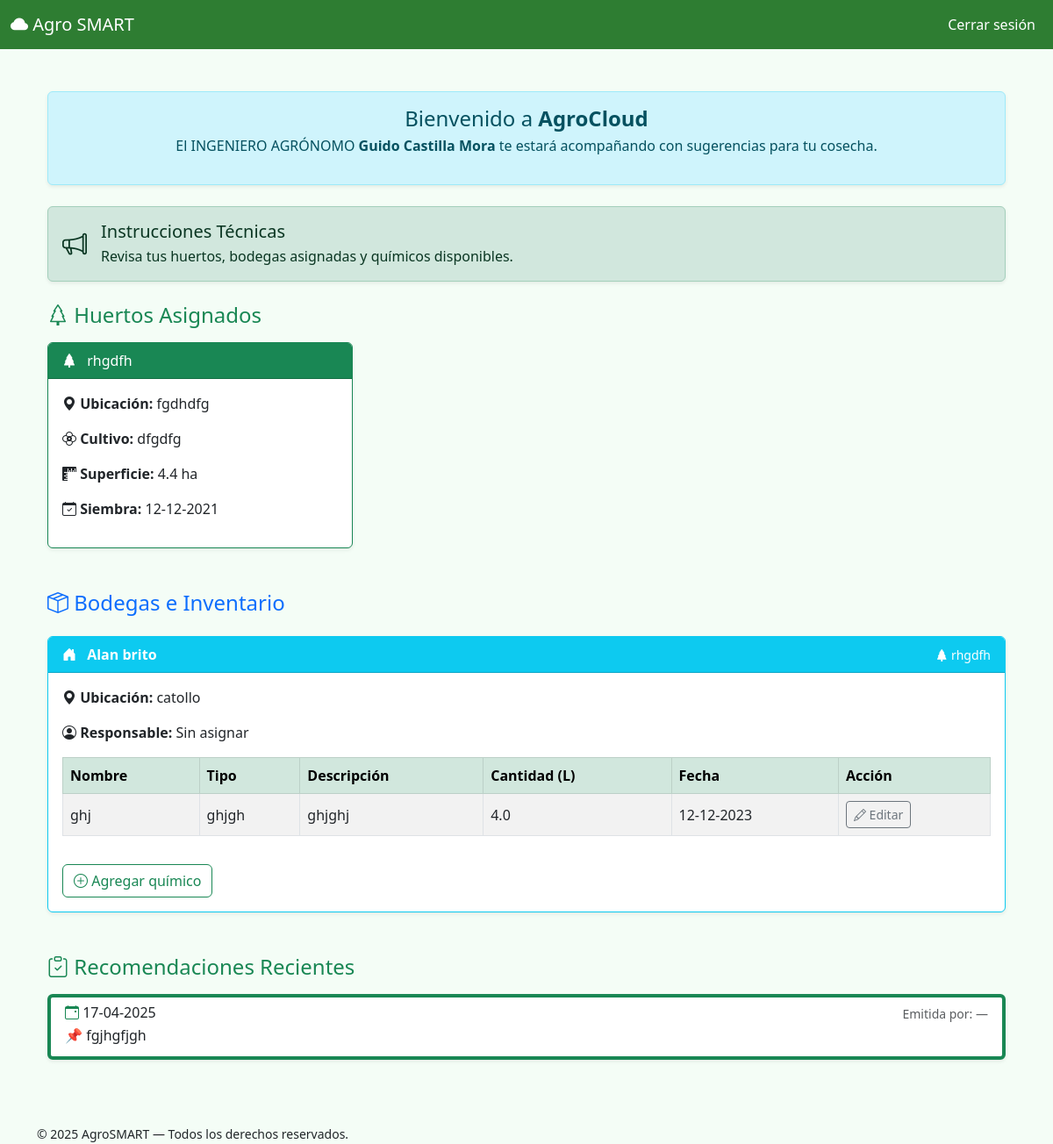
Page /recomendaciones (signed in) on the earlier database version.
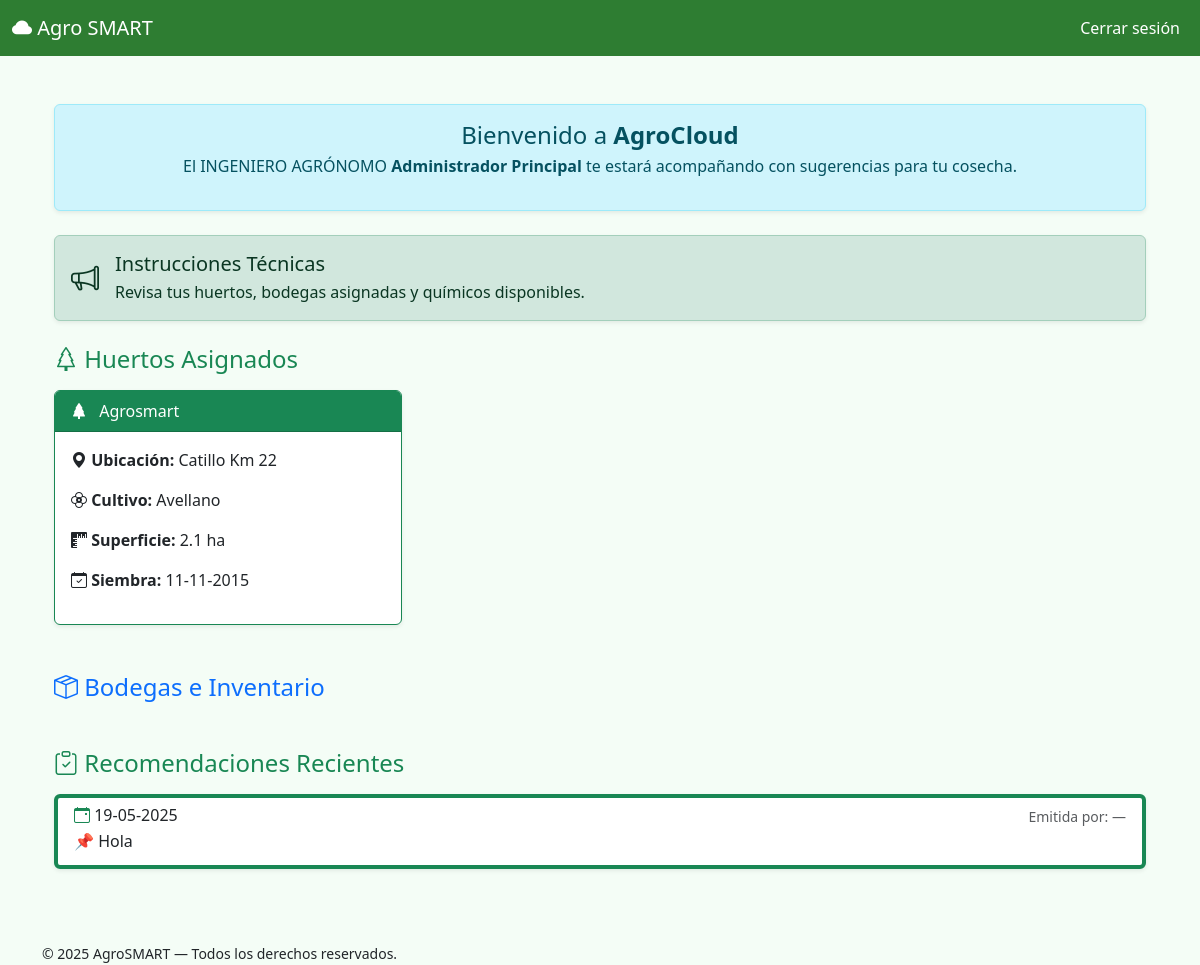
Same page on the later database version.
### app/models.py (models this page shows, shortened)
class User(db.Model, UserMixin):
    __tablename__ = 'users'
    id = db.Column(db.Integer, primary_key=True)
    name = db.Column(db.String(100), nullable=False)
    email = db.Column(db.String(150), unique=True, nullable=False, index=True)
    password = db.Column(db.String(200), nullable=False)
    role = db.Column(db.String(20), nullable=False)  # "admin" o "tecnico"
    created_by = db.Column(db.Integer, db.ForeignKey('users.id'))  # Creador (otro admin)
    creador = db.relationship('User', remote_side=[id], backref='tecnicos_creados')
    huertos_asignados = db.relationship('Huerto', backref='responsable', lazy=True)
    bodegas_asignadas = db.relationship(
        'Bodega',
        secondary=tecnico_bodega,
        backref='tecnicos_asignados',
        lazy='dynamic'
    )

class Huerto(db.Model):
    __tablename__ = 'huertos'
    id = db.Column(db.Integer, primary_key=True)
    nombre = db.Column(db.String(100), nullable=False)
    ubicacion = db.Column(db.String(200))
    superficie_ha = db.Column(db.Float)
    tipo_cultivo = db.Column(db.String(100))
    fecha_siembra = db.Column(db.Date)
    responsable_id = db.Column(db.Integer, db.ForeignKey('users.id'))  # técnico responsable
    bodegas = db.relationship('Bodega', back_populates='huerto', lazy=True)

class Bodega(db.Model):
    __tablename__ = 'bodegas'
    id = db.Column(db.Integer, primary_key=True)
    nombre = db.Column(db.String(100), nullable=False)
    ubicacion = db.Column(db.String(200))
    huerto_id = db.Column(db.Integer, db.ForeignKey('huertos.id'), nullable=False)
    huerto = db.relationship('Huerto', back_populates='bodegas')
    quimicos = db.relationship('Quimico', backref='bodega', lazy=True)

class Quimico(db.Model):
    __tablename__ = 'quimicos'
    id = db.Column(db.Integer, primary_key=True)
    nombre = db.Column(db.String(100), nullable=False)
    tipo = db.Column(db.String(50))
    descripcion = db.Column(db.Text)
    cantidad_litros = db.Column(db.Float)
    fecha_ingreso = db.Column(db.Date)
    bodega_id = db.Column(db.Integer, db.ForeignKey('bodegas.id'), nullable=False)

class Recomendacion(db.Model):
    __tablename__ = 'recomendacion'
    id = db.Column(db.Integer, primary_key=True)
    contenido = db.Column(db.Text, nullable=False)
    fecha = db.Column(db.DateTime, default=datetime.utcnow)
    categoria = db.Column(db.String(100))
    estado = db.Column(db.String(20), default="pendiente")
    adjunto = db.Column(db.String(200))
    tecnico_id = db.Column(db.Integer, db.ForeignKey('users.id'))
    autor_id = db.Column(db.Integer, db.ForeignKey('users.id'))
    tecnico = db.relationship('User', foreign_keys=[tecnico_id])
    autor = db.relationship('User', foreign_keys=[autor_id])

### app/routes/tecnico.py (the view)
@tecnico_bp.route('/recomendaciones')
@login_required
def ver_recomendaciones():
    if current_user.role != "tecnico":
        return "No autorizado", 403
    recomendaciones = Recomendacion.query.filter_by(tecnico_id=current_user.id).all()
    huertos = current_user.huertos_asignados
    bodegas = current_user.bodegas_asignadas.all()
    return render_template(
        "recomendaciones.html",
        recomendaciones=recomendaciones,
        huertos=huertos,
        bodegas=bodegas
    )

### app/templates/recomendaciones.html (shortened to what the changed rows need)
{% extends "base.html" %}
{% block content %}
<div class="container py-4">
  <div class="alert alert-info text-center shadow-sm mb-4">
    {% if current_user.creador %}
      <p>El INGENIERO AGRÓNOMO <strong>{{ current_user.creador.name }}</strong> te estará acompañando con sugerencias para tu cosecha.</p>
    {% else %}
      <p>Este perfil no tiene un administrador asignado.</p>
    {% endif %}
  </div>
  <section class="mb-5">
    {% if huertos %}
    <div class="row row-cols-1 row-cols-md-2 row-cols-lg-3 g-4">
      {% for huerto in huertos %}
      <div class="col">
        <div class="card border-success shadow-sm h-100">
          <div class="card-header bg-success text-white">
            <i class="bi bi-tree-fill me-2"></i> {{ huerto.nombre }}
          </div>
          <div class="card-body">
            <p><i class="bi bi-geo-alt-fill"></i> <strong>Ubicación:</strong> {{ huerto.ubicacion }}</p>
            <p><i class="bi bi-flower2"></i> <strong>Cultivo:</strong> {{ huerto.tipo_cultivo }}</p>
            <p><i class="bi bi-rulers"></i> <strong>Superficie:</strong> {{ huerto.superficie_ha }} ha</p>
            {% if huerto.fecha_siembra %}
              <p><i class="bi bi-calendar-check"></i> <strong>Siembra:</strong> {{ huerto.fecha_siembra.strftime('%d-%m-%Y') }}</p>
            {% endif %}
          </div>
        </div>
      </div>
      {% endfor %}
    </div>
    {% else %}
      <div class="alert alert-info text-center">No tienes huertos asignados aún.</div>
    {% endif %}
  </section>
  <section class="mb-5">
    {% for bodega in bodegas %}
    <div class="card mb-4 border-info shadow-sm">
      <div class="card-header bg-info text-white d-flex justify-content-between align-items-center">
        <strong><i class="bi bi-house-door-fill me-2"></i> {{ bodega.nombre }}</strong>
        <small><i class="bi bi-tree-fill"></i> {{ bodega.huerto.nombre if bodega.huerto else "Sin huerto" }}</small>
      </div>
      <div class="card-body">
        <p><i class="bi bi-geo-alt-fill"></i> <strong>Ubicación:</strong> {{ bodega.ubicacion or "No especificada" }}</p>
        <p><i class="bi bi-person-circle"></i> <strong>Responsable:</strong> {{ bodega.responsable.name if bodega.responsable else "Sin asignar" }}</p>
        {% if bodega.quimicos %}
        <div class="table-responsive mt-3">
          <table class="table table-bordered table-striped align-middle">
            <thead class="table-success">
              <tr>
                <th>Nombre</th>
                <th>Tipo</th>
                <th>Descripción</th>
                <th>Cantidad (L)</th>
                <th>Fecha</th>
                <th>Acción</th>
              </tr>
            </thead>
            <tbody>
              {% for q in bodega.quimicos %}
              <tr>
                <td>{{ q.nombre }}</td>
                <td>{{ q.tipo }}</td>
                <td>{{ q.descripcion or '—' }}</td>
                <td>{{ q.cantidad_litros }}</td>
                <td>{{ q.fecha_ingreso.strftime('%d-%m-%Y') if q.fecha_ingreso else '—' }}</td>
                <td>
                  <a href="{{ url_for('tecnico.editar_quimico', quimico_id=q.id) }}" class="btn btn-sm btn-outline-secondary">
                    <i class="bi bi-pencil"></i> Editar
                  </a>
                </td>
              </tr>
              {% endfor %}
            </tbody>
          </table>
        </div>
        {% else %}
          <div class="text-muted mt-2">No hay químicos registrados en esta bodega.</div>
        {% endif %}
        <a href="{{ url_for('tecnico.agregar_quimico', bodega_id=bodega.id) }}" class="btn btn-outline-success mt-3">
          <i class="bi bi-plus-circle"></i> Agregar químico
        </a>
      </div>
    </div>
    {% endfor %}
  </section>
  <section class="mb-5">
    {% if recomendaciones %}
    <div class="list-group shadow-sm">
      {% for r in recomendaciones %}
      <div class="list-group-item list-group-item-action border-start border-success border-4">
        <div class="d-flex w-100 justify-content-between">
          <h6 class="mb-1"><i class="bi bi-calendar-event text-success"></i> {{ r.fecha.strftime('%d-%m-%Y') }}</h6>
          <small class="text-muted">Emitida por: {{ r.autor.name if r.autor else '—' }}</small>
        </div>
        <p class="mb-1">📌 {{ r.contenido }}</p>
      </div>
      {% endfor %}
    </div>
    {% else %}
      <div class="alert alert-info text-center">No tienes recomendaciones aún.</div>
    {% endif %}
  </section>
</div>
{% endblock %}

Differences in the rows shown:
removed Huerto: nombre "rhgdfh", ubicacion "fgdhdfg", tipo_cultivo "dfgdfg", superficie_ha "4.4", fecha_siembra "12-12-2021"
no longer on this page (row edited): Bodega: nombre "Alan brito", huerto "rhgdfh", ubicacion "catollo", responsable "Sin asignar"
no longer on this page (row edited): Quimico: nombre "ghj", tipo "ghjgh", descripcion "ghjghj", cantidad_litros "4.0", fecha_ingreso "12-12-2023"
removed Recomendacion: fecha "17-04-2025", autor "—", contenido "fgjhgfjgh"
changed User: creador.name "Guido Castilla Mora" → "Administrador Principal"
added Huerto: nombre "Agrosmart", ubicacion "Catillo Km 22", tipo_cultivo "Avellano", superficie_ha "2.1", fecha_siembra "11-11-2015"
added Recomendacion: fecha "19-05-2025", autor "—", contenido "Hola"
